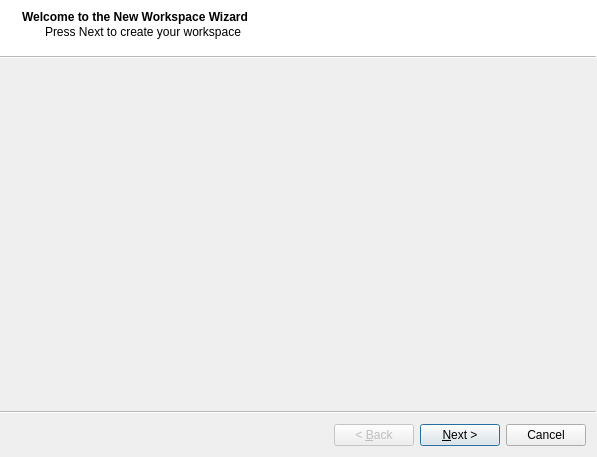
<?xml version="1.0" encoding="UTF-8"?>
<ui version="4.0">
 <class>Wizard</class>
 <widget class="QWizard" name="Wizard">
  <property name="windowModality">
   <enum>Qt::ApplicationModal</enum>
  </property>
  <property name="geometry">
   <rect>
    <x>0</x>
    <y>0</y>
    <width>597</width>
    <height>457</height>
   </rect>
  </property>
  <property name="windowTitle">
   <string>New Workspace Wizard</string>
  </property>
  <property name="wizardStyle">
   <enum>QWizard::AeroStyle</enum>
  </property>
  <widget class="QWizardPage" name="welcome">
   <property name="title">
    <string>Welcome to the New Workspace Wizard</string>
   </property>
   <property name="subTitle">
    <string>Press Next to create your workspace</string>
   </property>
  </widget>
  <widget class="QWizardPage" name="nameTypePage">
   <property name="title">
    <string>Set Workspace Details</string>
   </property>
   <property name="subTitle">
    <string>Please give your workspace a name, a path to save, and a type. If you want to make a resource pack, use resource pack mode to save changes to files. If you want to directly edit files (like for creating mods), use Edit Mode.</string>
   </property>
   <layout class="QVBoxLayout" name="verticalLayout_2">
    <item>
     <layout class="QFormLayout" name="formLayout">
      <item row="0" column="0">
       <widget class="QLabel" name="label_2">
        <property name="text">
         <string>Workspace Name</string>
        </property>
       </widget>
      </item>
      <item row="0" column="1">
       <widget class="QLineEdit" name="nameEdit"/>
      </item>
      <item row="1" column="0">
       <widget class="QLabel" name="label_3">
        <property name="text">
         <string>Workspace Location</string>
        </property>
       </widget>
      </item>
      <item row="1" column="1">
       <layout class="QHBoxLayout" name="horizontalLayout_2" stretch="5,1">
        <item>
         <widget class="QLineEdit" name="locationEdit"/>
        </item>
        <item>
         <widget class="QPushButton" name="locationBrowse">
          <property name="text">
           <string>...</string>
          </property>
         </widget>
        </item>
       </layout>
      </item>
      <item row="2" column="1">
       <layout class="QVBoxLayout" name="verticalLayout">
        <item>
         <widget class="QRadioButton" name="editMode">
          <property name="text">
           <string>Edit Mode</string>
          </property>
         </widget>
        </item>
        <item>
         <widget class="QRadioButton" name="rpMode">
          <property name="text">
           <string>Resource Pack Mode</string>
          </property>
          <property name="checked">
           <bool>true</bool>
          </property>
         </widget>
        </item>
       </layout>
      </item>
      <item row="2" column="0">
       <widget class="QLabel" name="label_4">
        <property name="text">
         <string>Workspace Type</string>
        </property>
       </widget>
      </item>
     </layout>
    </item>
   </layout>
  </widget>
  <widget class="QWizardPage" name="sourcesPage">
   <property name="title">
    <string>Add Sources To Workspace</string>
   </property>
   <property name="subTitle">
    <string>Sources are places where MCJsonTool looks for files to edit, or for files to help with editing.</string>
   </property>
   <layout class="QVBoxLayout" name="verticalLayout_3">
    <item>
     <layout class="QHBoxLayout" name="horizontalLayout_4" stretch="2,2">
      <item>
       <widget class="QListWidget" name="settingsList"/>
      </item>
      <item>
       <widget class="QGroupBox" name="settingsBox">
        <property name="title">
         <string>Source Settings</string>
        </property>
       </widget>
      </item>
     </layout>
    </item>
    <item>
     <layout class="QHBoxLayout" name="horizontalLayout">
      <item>
       <widget class="QLabel" name="label">
        <property name="text">
         <string>Use the buttons to add and remove sources. Edit sources on the right</string>
        </property>
       </widget>
      </item>
      <item>
       <spacer name="horizontalSpacer">
        <property name="orientation">
         <enum>Qt::Horizontal</enum>
        </property>
        <property name="sizeHint" stdset="0">
         <size>
          <width>40</width>
          <height>20</height>
         </size>
        </property>
       </spacer>
      </item>
      <item>
       <widget class="QPushButton" name="removeButton">
        <property name="text">
         <string>Delete source</string>
        </property>
       </widget>
      </item>
      <item>
       <widget class="QPushButton" name="addButton">
        <property name="text">
         <string>Add source</string>
        </property>
       </widget>
      </item>
     </layout>
    </item>
   </layout>
  </widget>
 </widget>
 <resources/>
 <connections/>
</ui>
